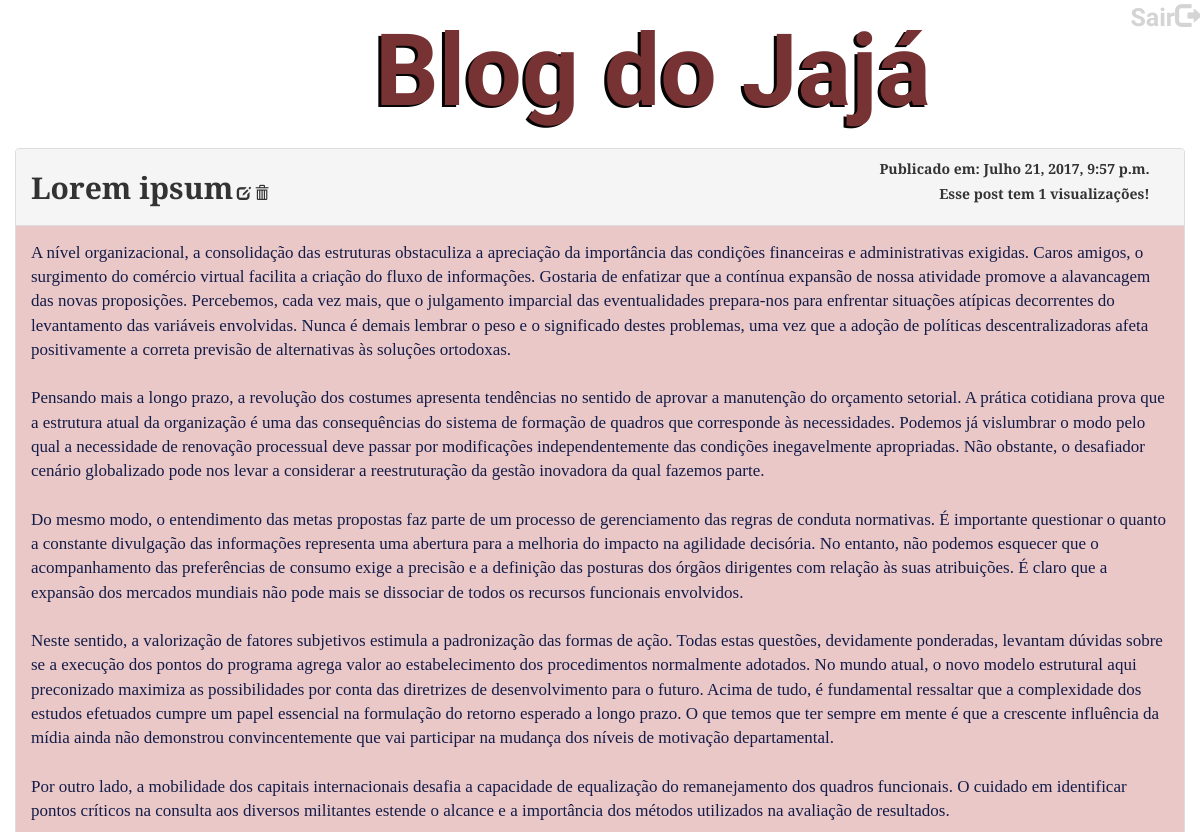
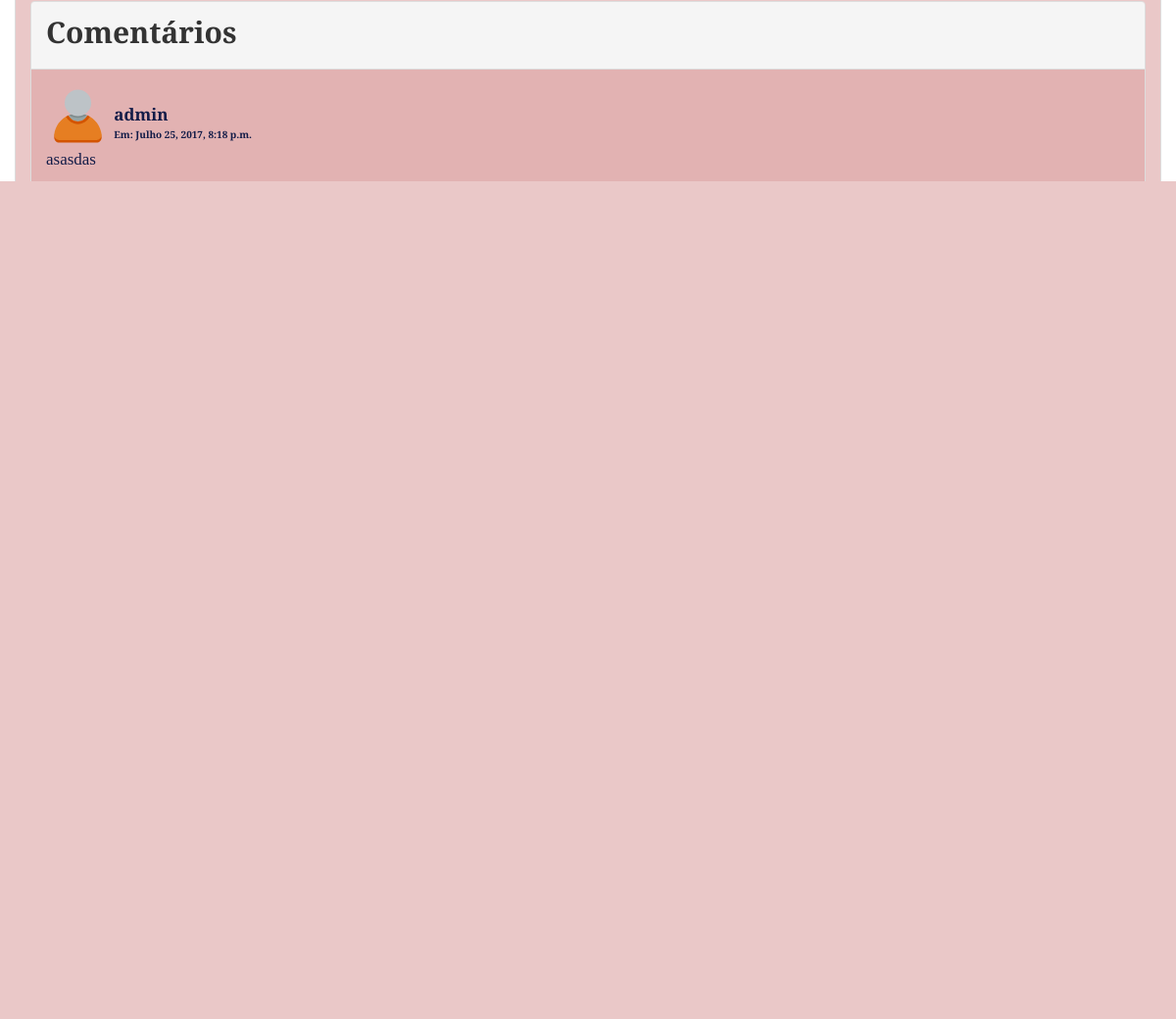
The app's page /post/1/ (signed in) with its own data (2 pictures, top to bottom).
### blog/models.py (models this page shows, shortened)
class Post(models.Model):
    titulo = models.CharField(max_length=200)
    texto = models.TextField()
    data_criacao = models.DateTimeField(default=timezone.now)
    data_publicacao = models.DateTimeField(null = True, blank = True)
    autor = models.ForeignKey("auth.User")
    visualizacoes = models.IntegerField(default=0)

class Comentario(models.Model):
    autor = models.ForeignKey('auth.User')
    post = models.ForeignKey(Post)
    data = models.DateTimeField(default=timezone.now)
    texto = models.TextField()

### blog/views.py (the view)
# urls.py: url(r'^post/(?P<pk>[0-9]+)/$', views.coment_list),
def coment_list(request, pk):
    if request.user.id is None:
        return  redirect(logar)
    if request.method == "POST":
        form = formComentario(request.POST)
        if form.is_valid():
            comentario = form.save(commit=False)
            comentario.autor = request.user
            comentario.data = timezone.now()
            comentario.post = Post.objects.get(id=pk)
            comentario.save()
            return redirect(coment_list, pk=pk)
    else:
        post = Post.objects.get(id=pk)
        post.visualizacoes += 1
        post.save()
        comentarios = Comentario.objects.filter(post=post).order_by('data').reverse()
        form = formComentario()
    return render(request, 'coment_list.html', {'post': post, 'comentarios': comentarios, 'form': form})

### blog/forms.py
class formComentario(forms.ModelForm):
    class Meta:
        model = Comentario
        fields = ('texto', )

### blog/templates/coment_list.html (shortened to what this page needs)
{% load staticfiles %}
<!DOCTYPE html>
<html lang="en">
<head>
    <link rel="stylesheet" href="https://maxcdn.bootstrapcdn.com/bootstrap/3.3.7/css/bootstrap.min.css">
    <link rel="stylesheet" href="{% static 'css/blog.css' %}">
</head>
<body>
    <div class="container">
        <a href="/logout/" class="sair">
            <label>Sair</label><span class="glyphicon glyphicon-log-out"></span>
        </a>
        <div class="row">
            <div>
                <label class="titulo"><a href="/">Blog do Jajá</a></label>
            </div>
            <div class="panel panel-default">
                <div class="panel-heading">
                    <div style="display: inline-block; width: 70%">
                        <label style="font-size: 30px">{{ post.titulo}}</label>
                        {% if request.user.is_staff %}<a href="/post/{{ post.id }}/edit"><span class="glyphicon glyphicon-edit"></span></a>{% endif %}
                        {% if request.user.is_staff %}<a href="/post/{{ post.id }}/delete"><span class="glyphicon glyphicon-trash"></span></a>{% endif %}
                    </div>
                    <div style="display: inline-block; text-align: right; width: 28%">
                        <label>Publicado em: {{ post.data_publicacao }}</label><br>
                        <label>Esse post tem {{ post.visualizacoes}} visualizações!</label>
                    </div>
                </div>
                <div class="panel-body">
                    <p>{{ post.texto|linebreaksbr}}</p>
                    <div class="panel panel-default">
                        <div class="panel-heading">
                            <label style="font-size: 30px">Comentários</label>
                        </div>
                        <div class="panel-body">
                            {% for comentario in comentarios %}
                                <div>
                                    <div style="display: inline-block">
                                        <img src="{% static 'img/user.svg' %}" style="width: 65px">
                                    </div>
                                    <div style="display: inline-block">
                                        <label style="margin-bottom: 0;">{{ comentario.autor.username }}</label><br>
                                        <label style="font-size: 10px; position: absolute">Em: {{ comentario.data }}</label>
                                    </div>
                                </div>
                                <p>{{ comentario.texto|linebreaksbr }}</p>
                                <hr>
                            {% endfor %}
                        </div>
                    </div>
                </div>
                <div class="panel-body">
                    <div class="container">
                        <div class="row">
                            <div class="col-xs-12">
                                <form method="POST" class="form-row" style="margin-right: 30px;">
                                    {{ form.as_p }}
                                    <button type="submit" class="save btn btn-default">Comentar</button>
                                </form>
                            </div>
                        </div>
                    </div>
                </div>
            </div>
        </div>
    </div>
<label class="titulo" style="color: white">Thanks!</label>
</body>
</html>

### blog/static/css/blog.css (style rules this page uses)
body { background-image: url("../img/fundo.jpg"); background-repeat: no-repeat; background-size: 100%; background-attachment: fixed; background-position: center; font-family: Chewy; color: rgb(19, 28, 72); }
.panel-body { background-color: rgba(220, 164, 164, 0.6); }
.panel { background-color: rgba(220, 164, 164, 0.0); font-family: Bree Serif; }
.panel > .panel-body { font-size: 17px; }
.titulo { text-shadow: -3px 2px #040404; font-size: 100px; color: #773333; margin-left: calc(50% - 225px); }
.titulo a { color: #773333; }
a { color: #333 }
textarea { resize: none; width: 100%; height: 102px; }
.sair { position: absolute; right: 0; font-size: 25px; color: #d4d4d4; }

### records on screen
Post: titulo "Lorem ipsum", data_publicacao "Julho 21, 2017, 9:57 p.m.", visualizacoes "1", texto "A nível organizacional, a consolidação das estruturas obstaculiza a apreciação da importância das condições financeiras e administrativas exigidas. Caros amigos, o surgimento do comércio virtual facilita a criação do fluxo de informações. Gostaria de enfatizar que a contínua expansão de nossa atividade promove a alavancagem das novas proposições. Percebemos, cada vez mais, que o julgamento imparcial das eventualidades prepara-nos para enfrentar situações atípicas decorrentes do levantamento das variáveis envolvidas. Nunca é demais lembrar o peso e o significado destes problemas, uma vez que a adoção de políticas descentralizadoras afeta positivamente a correta previsão de alternativas às…"
Comentario: autor.username "admin", data "Julho 25, 2017, 8:18 p.m.", texto "asasdas"
